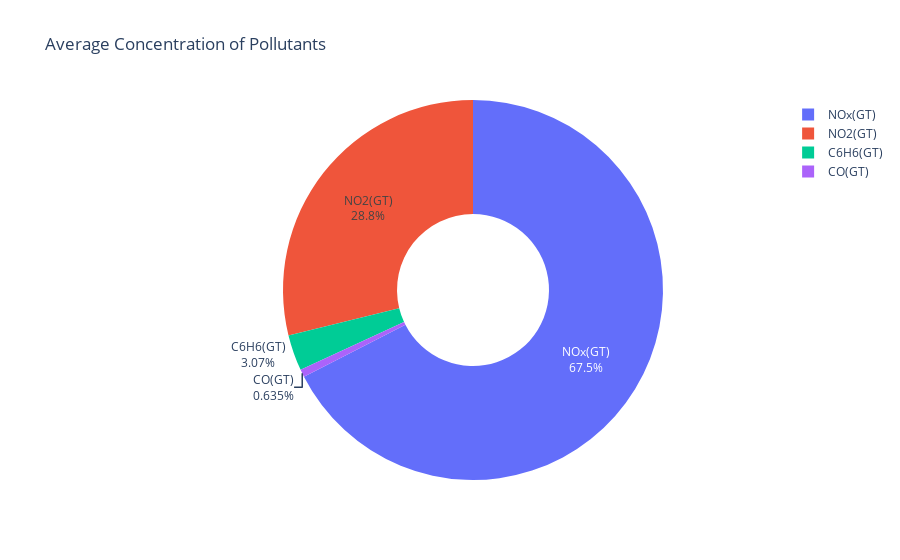

The code cell stored with this chart in its notebook:
### Markdown cell above
<a name = Section87></a>
**8.7. Which pollutants have the highest average concentration?**

### Code cell
import plotly.express as px

# Select pollutant columns with consistent units or normalize if needed
pollutants = ['CO(GT)', 'C6H6(GT)', 'NOx(GT)', 'NO2(GT)']  # Removed NMHC(GT) if not present

# Compute average values
avg_values = data[pollutants].mean()

# Create donut chart
fig = px.pie(values=avg_values, names=avg_values.index, hole=0.4, title='Average Concentration of Pollutants')
fig.update_traces(textinfo='percent+label')  # Add labels to make small values visible
fig.show()

### Figure 1 — Plotly figure (JSON) as saved in the notebook; plotly's stock layout.template omitted (floating-point values rounded to 4 significant figures)
{"data": [{"domain": {"x": [0, 1], "y": [0, 1]}, "hole": 0.4, "hovertemplate": "label=%{label}<br>value=%{value}<extra></extra>", "labels": ["CO(GT)", "C6H6(GT)", "NOx(GT)", "NO2(GT)"], "legendgroup": "", "name": "", "showlegend": true, "textinfo": "percent+label", "type": "pie", "values": [2.13, 10.28, 226.1, 96.65]}], "layout": {"legend": {"tracegroupgap": 0}, "title": {"text": "Average Concentration of Pollutants"}}}
